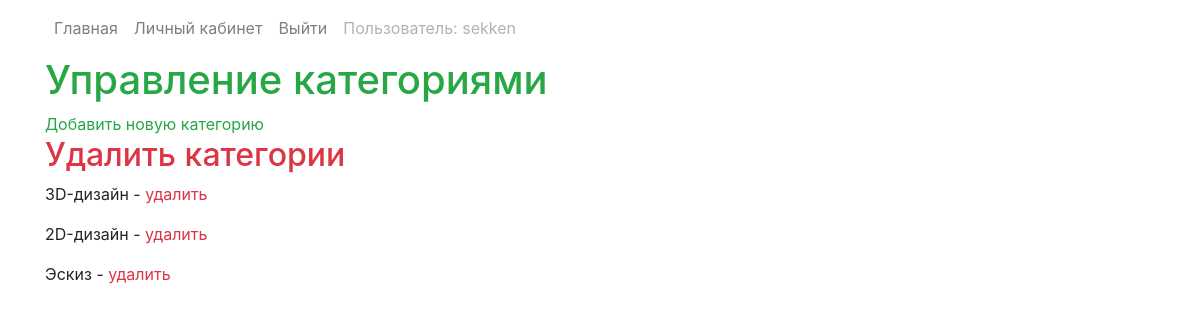
The app's page /catalog/view_categories (signed in) with its own data.
### catalog/models.py (models this page shows, shortened)
class AdvUser(AbstractBaseUser, PermissionsMixin):
    id = models.AutoField(primary_key=True, unique=True)
    username = models.CharField(max_length=200, unique=True, verbose_name='Логин')
    fullname = models.CharField(max_length=200)
    email = models.EmailField(unique=True, max_length=200)
    is_staff = models.BooleanField(default=False)
    USERNAME_FIELD = 'username'
    EMAIL_FIELD = 'email'
    REQUIRED_FIELDS = ['fullname', 'password', 'email',]
    objects = CustomAccountManager()

class Category(models.Model):
    name = models.CharField(max_length=200, help_text='Введите категорию заявки', verbose_name='Название категории')

### catalog/views.py (the view)
# urls.py: path('view_categories', views.ViewCategory.as_view(), name='view-categories'),
class ViewCategory(LoginRequiredMixin, generic.ListView):
    model = Category
    template_name = 'catalog/categories_list.html'
    context_object_name = 'categories_list'

### catalog/templates/catalog/categories_list.html
{% extends 'base.html' %}
{% block content %}
<div class="container">
    <div>
        <h1 class="text-success">Управление категориями</h1>
        <a class="text-success" href="{% url 'create-category' %}">Добавить новую категорию</a>
    </div>
    {% if categories_list %}
    <h2 class="text-danger">Удалить категории</h2>
    {% for category in categories_list %}
    <p>
        {{ category.name }} -
        <a class="text-danger" href="{% url 'delete-category' category.pk %}">удалить</a>
    </p>
    {% endfor %}
    {% else %}
    <p>Не существует категорий заявок</p>
    {% endif %}
</div>
{% endblock %}

### catalog/templates/base.html (shortened to what this page needs)
<!DOCTYPE html>
<html lang="en">
<head>
    <link rel="stylesheet" href="https://maxcdn.bootstrapcdn.com/bootstrap/4.0.0/css/bootstrap.min.css"
>
</head>
<body>
<div class="container-fluid">
    {% block sidebar %}
    <nav class="container navbar navbar-light navbar-expand-lg">
        <ul class="navbar-nav mr-auto">
            <li class="nav-item"><a href="{% url 'home' %}" class="nav-link">Главная</a></li>
            {% if user.is_authenticated %}
            <li class="nav-item"><a href="{% url 'profile' %}" class="nav-link">Личный кабинет</a></li>
            <li class="nav-item"><a href="{% url 'logout' %}?next={{request.path}}" class="nav-link">Выйти</a></li>
            <li class="nav-item"><a href="" class="nav-link disabled">Пользователь: {{ user.get_username }}</a></li>
            {% else %}
            <li class="nav-item"><a href="{% url 'login' %}?next={{request.path}}" class="nav-link">Войти</a></li>
            <li class="nav-item"><a href="{% url 'register' %}" class="nav-link">Регистрация</a></li>
            {% endif %}
        </ul>
    </nav>
    {% endblock %}
    {% block content %}{% endblock %}
</div>
</body>
</html>

### catalog/templates/base.html (style rules this page uses)
li { list-style-type: none; }

### records on screen
AdvUser: get_username "sekken"
Category: name "3D-дизайн"
Category: name "2D-дизайн"
Category: name "Эскиз"
